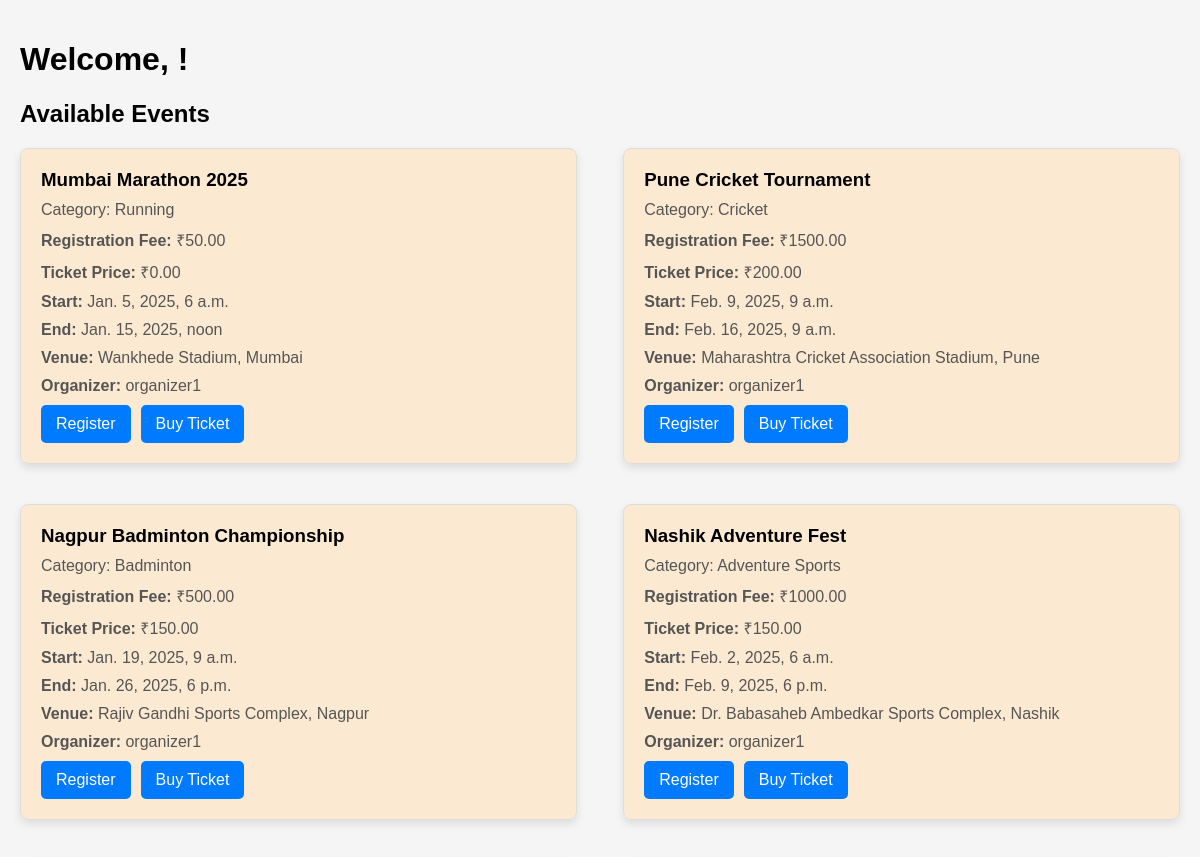
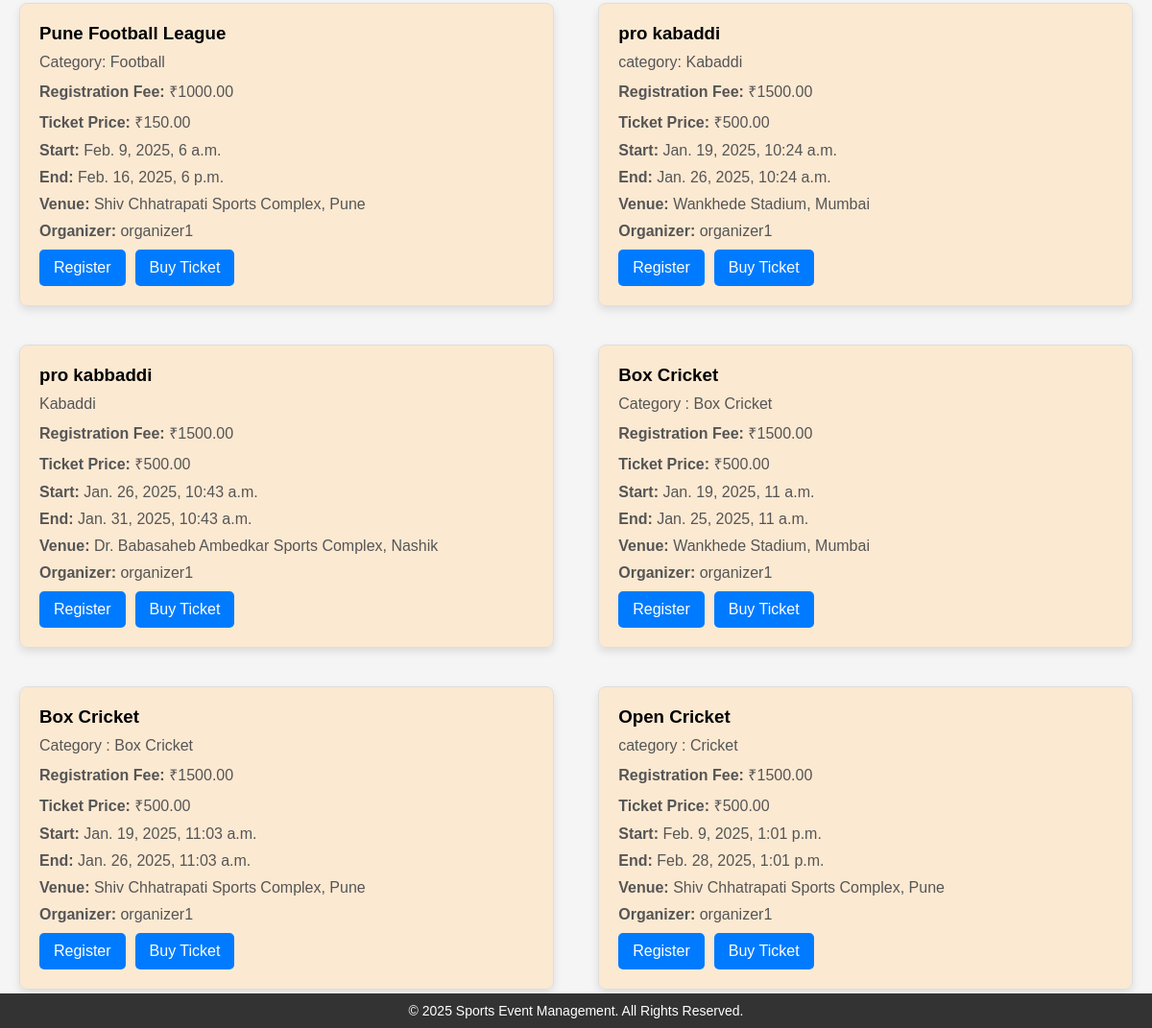
Page /events/dashboard/participant/ on the committed database (2 pictures, top to bottom).
### events/models.py (models this page shows, shortened)
class Event(models.Model):
    name = models.CharField(max_length=200)
    description = models.TextField()
    start_date = models.DateTimeField()
    end_date = models.DateTimeField()
    venue = models.ForeignKey(Venue, on_delete=models.CASCADE)
    organizer = models.ForeignKey(Organizer, on_delete=models.CASCADE,related_name='events')
    registration_fee = models.DecimalField(max_digits=10, decimal_places=2, default=0.0)
    ticket_price = models.DecimalField(max_digits=10, decimal_places=2, default=0.0)
    is_active = models.BooleanField(default=True)
    def __str__(self):
        return self.name

class Venue(models.Model):
    name = models.CharField(max_length=255)
    address = models.TextField()
    capacity = models.PositiveIntegerField()
    def __str__(self):
        return self.name

class Organizer(models.Model):
    user = models.OneToOneField(User, on_delete=models.CASCADE)
    organization_name = models.CharField(max_length=255)
    contact_number = models.CharField(max_length=15)
    def __str__(self):
        return self.organization_name

### events/views.py (the view)
# urls.py: path('dashboard/participant/', views.participant_dashboard, name='participant_dashboard'),
def participant_dashboard(request):
    events = Event.objects.all()
    print(events)
    return render(request, 'dashboard/participant_dashboard.html', {
        'title': 'Participant Dashboard', 'events': events
    })

### events/templates/dashboard/participant_dashboard.html (shortened to what this page needs)
<!DOCTYPE html>
<html lang="en">
<head>
</head>
<body>
    <div class="container">
        <h1>Welcome, {{ user.first_name }}!</h1>
        <h2>Available Events</h2>
        {% if events %}
        <div class="event-row">
            {% for event in events|slice:"0:10" %}
                <div class="event-card">
                    <h3>{{ event.name }}</h3>
                    <p>{{ event.description }}</p>
                    <p><strong>Registration Fee:</strong> ₹{{ event.registration_fee }}</p>
                    <p><strong>Ticket Price:</strong> ₹{{ event.ticket_price }}</p>
                    <p><strong>Start:</strong> {{ event.start_date }}</p>
                    <p><strong>End:</strong> {{ event.end_date }}</p>
                    <p><strong>Venue:</strong> {{ event.venue }}</p>
                    <p><strong>Organizer:</strong> {{ event.organizer }}</p>
                    <div class="btn-container">
                        <a href="{% url 'payment_page' 'participant' event.id %}" class="btn" aria-label="Register for {{ event.name }}">Register</a>
                        <a href="{% url 'payment_page' 'viewer' event.id %}" class="btn" aria-label="Buy Ticket for {{ event.name }}">Buy Ticket</a>
                    </div>
                </div>
            {% empty %}
            <p>No events available at the moment.</p>
            {% endfor %}
        </div>
        {% endif %}
    </div>
    <footer>
        &copy; 2025 Sports Event Management. All Rights Reserved.
    </footer>
</body>
</html>

### events/templates/dashboard/participant_dashboard.html (style rules this page uses)
body { font-family: Arial, sans-serif; margin: 0; padding: 0; background-color: #f5f5f5; background-image: url('https://i.pinimg.com/736x/72/75/2f/72752f5719a50f923ecc500d8138d343.jpg'); background-size:cover; background-position:center; background-repeat: no-repeat; height: 100vh; width: 100%; background-attachment: fixed; overflow: auto; }
.container { max-width: 1200px; margin: 0 auto; padding: 20px; }
.event-row { display: flex; flex-wrap: wrap; justify-content: space-between; gap: 20px; }
.event-card { background: rgba(255, 228, 196, 0.7); border: 1px solid #ddd; border-radius: 8px; padding: 20px; width: 48%; margin-bottom: 20px; box-shadow: 0 4px 8px rgba(0, 0, 0, 0.1); box-sizing: border-box; }
.event-card h3 { margin: 0 0 10px; }
.event-card p { margin: 0 0 10px; color: #555; }
.btn-container { display: flex; gap: 10px; }
.btn { padding: 10px 15px; background-color: #007bff; color: #fff; text-decoration: none; border-radius: 5px; text-align: center; }
footer { position: fixed; bottom: 0; width: 100%; background-color: #333; color: white; text-align: center; padding: 10px 0; font-size: 14px; }

### rows in the picture
Event: name "Mumbai Marathon 2025", description "Category: Running", registration_fee "50.00", ticket_price "0.00", start_date "Jan. 5, 2025, 6 a.m.", end_date "Jan. 15, 2025, noon", venue "Wankhede Stadium, Mumbai", organizer "organizer1"
Event: name "Pune Cricket Tournament", description "Category: Cricket", registration_fee "1500.00", ticket_price "200.00", start_date "Feb. 9, 2025, 9 a.m.", end_date "Feb. 16, 2025, 9 a.m.", venue "Maharashtra Cricket Association Stadium, Pune", organizer "organizer1"
Event: name "Nagpur Badminton Championship", description "Category: Badminton", registration_fee "500.00", ticket_price "150.00", start_date "Jan. 19, 2025, 9 a.m.", end_date "Jan. 26, 2025, 6 p.m.", venue "Rajiv Gandhi Sports Complex, Nagpur", organizer "organizer1"
Event: name "Nashik Adventure Fest", description "Category: Adventure Sports", registration_fee "1000.00", ticket_price "150.00", start_date "Feb. 2, 2025, 6 a.m.", end_date "Feb. 9, 2025, 6 p.m.", venue "Dr. Babasaheb Ambedkar Sports Complex, Nashik", organizer "organizer1"
Event: name "Pune Football League", description "Category: Football", registration_fee "1000.00", ticket_price "150.00", start_date "Feb. 9, 2025, 6 a.m.", end_date "Feb. 16, 2025, 6 p.m.", venue "Shiv Chhatrapati Sports Complex, Pune", organizer "organizer1"
Event: name "pro kabaddi", description "category: Kabaddi", registration_fee "1500.00", ticket_price "500.00", start_date "Jan. 19, 2025, 10:24 a.m.", end_date "Jan. 26, 2025, 10:24 a.m.", venue "Wankhede Stadium, Mumbai", organizer "organizer1"
Event: name "pro kabbaddi", description "Kabaddi", registration_fee "1500.00", ticket_price "500.00", start_date "Jan. 26, 2025, 10:43 a.m.", end_date "Jan. 31, 2025, 10:43 a.m.", venue "Dr. Babasaheb Ambedkar Sports Complex, Nashik", organizer "organizer1"
Event: name "Box Cricket", description "Category : Box Cricket", registration_fee "1500.00", ticket_price "500.00", start_date "Jan. 19, 2025, 11 a.m.", end_date "Jan. 25, 2025, 11 a.m.", venue "Wankhede Stadium, Mumbai", organizer "organizer1"
Event: name "Box Cricket", description "Category : Box Cricket", registration_fee "1500.00", ticket_price "500.00", start_date "Jan. 19, 2025, 11:03 a.m.", end_date "Jan. 26, 2025, 11:03 a.m.", venue "Shiv Chhatrapati Sports Complex, Pune", organizer "organizer1"
Event: name "Open Cricket", description "category : Cricket", registration_fee "1500.00", ticket_price "500.00", start_date "Feb. 9, 2025, 1:01 p.m.", end_date "Feb. 28, 2025, 1:01 p.m.", venue "Shiv Chhatrapati Sports Complex, Pune", organizer "organizer1"
